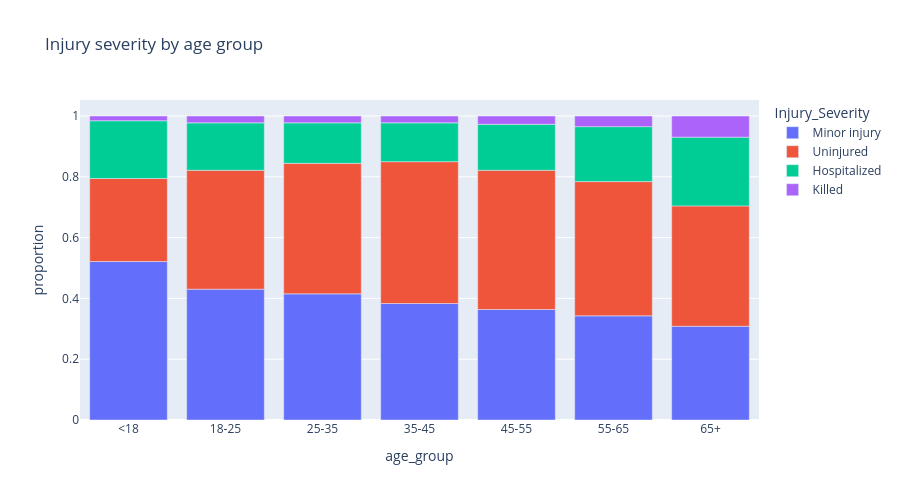

Here is the notebook cell this chart was saved with:
### Markdown cell above
## 7. Severity by Age Group

**Question:** Are elderly and young users more vulnerable to severe injuries?

### Code cell
df['age_group'] = pd.cut(df['Age'],
                         bins=[0, 18, 25, 35, 45, 55, 65, 100],
                         labels=['<18', '18-25', '25-35', '35-45', '45-55', '55-65', '65+'])

df_grav_age = df.groupby('age_group', observed=True)['Injury_Severity'].value_counts(normalize=True).reset_index()

px.bar(df_grav_age, x='age_group', y='proportion', color='Injury_Severity',
       title='Injury severity by age group', height=500)

### Figure 1 — Plotly figure (JSON) as saved in the notebook; plotly's stock layout.template omitted (floating-point values rounded to 4 significant figures)
{"data": [{"hovertemplate": "Injury_Severity=Minor injury<br>age_group=%{x}<br>proportion=%{y}<extra></extra>", "legendgroup": "Minor injury", "marker": {"color": "#636efa", "pattern": {"shape": ""}}, "name": "Minor injury", "orientation": "v", "showlegend": true, "textposition": "auto", "type": "bar", "x": ["<18", "18-25", "25-35", "35-45", "45-55", "55-65", "65+"], "xaxis": "x", "y": [0.5212, 0.4303, 0.415, 0.3831, 0.3636, 0.3426, 0.3084], "yaxis": "y"}, {"hovertemplate": "Injury_Severity=Uninjured<br>age_group=%{x}<br>proportion=%{y}<extra></extra>", "legendgroup": "Uninjured", "marker": {"color": "#EF553B", "pattern": {"shape": ""}}, "name": "Uninjured", "orientation": "v", "showlegend": true, "textposition": "auto", "type": "bar", "x": ["<18", "18-25", "25-35", "35-45", "45-55", "55-65", "65+"], "xaxis": "x", "y": [0.2732, 0.391, 0.4292, 0.4666, 0.4578, 0.4417, 0.3959], "yaxis": "y"}, {"hovertemplate": "Injury_Severity=Hospitalized<br>age_group=%{x}<br>proportion=%{y}<extra></extra>", "legendgroup": "Hospitalized", "marker": {"color": "#00cc96", "pattern": {"shape": ""}}, "name": "Hospitalized", "orientation": "v", "showlegend": true, "textposition": "auto", "type": "bar", "x": ["<18", "18-25", "25-35", "35-45", "45-55", "55-65", "65+"], "xaxis": "x", "y": [0.1899, 0.1562, 0.1333, 0.1278, 0.1513, 0.1807, 0.226], "yaxis": "y"}, {"hovertemplate": "Injury_Severity=Killed<br>age_group=%{x}<br>proportion=%{y}<extra></extra>", "legendgroup": "Killed", "marker": {"color": "#ab63fa", "pattern": {"shape": ""}}, "name": "Killed", "orientation": "v", "showlegend": true, "textposition": "auto", "type": "bar", "x": ["<18", "18-25", "25-35", "35-45", "45-55", "55-65", "65+"], "xaxis": "x", "y": [0.01561, 0.02253, 0.02253, 0.02242, 0.02731, 0.03505, 0.06964], "yaxis": "y"}], "layout": {"barmode": "relative", "height": 500, "legend": {"title": {"text": "Injury_Severity"}, "tracegroupgap": 0}, "title": {"text": "Injury severity by age group"}, "xaxis": {"anchor": "y", "domain": [0, 1], "title": {"text": "age_group"}}, "yaxis": {"anchor": "x", "domain": [0, 1], "title": {"text": "proportion"}}}}
